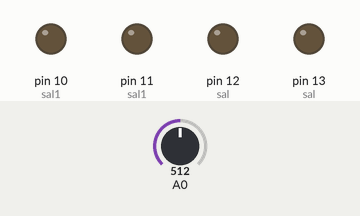
This sketch was run on a simulated Arduino Uno, built with avr-gcc and run on an emulated ATmega328P. Parts: output pins drawn as LEDs (lit = HIGH). The test bench sets the inputs (shaded band); at power-on: A0 = 512. What the sketch prints to the serial monitor is not drawn.

Above: at 5.2 s.
5.3 s: A0 set to 716
At 6.5 s:
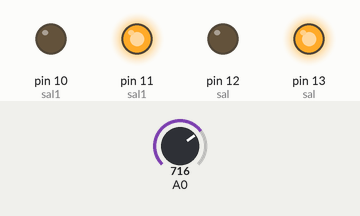
6.8 s: A0 set to 538
9.8 s: A0 set to 521
11.5 s: A0 set to 511
At 12.2 s:
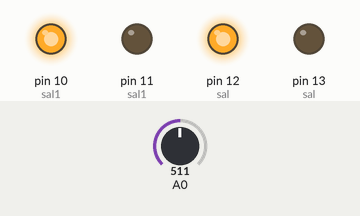
16.1 s: A0 set to 900
At 17.3 s:
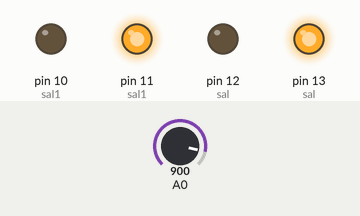
Timing chart, 0 to 19.1 s (numbered marks = the images above; inputs shaded):
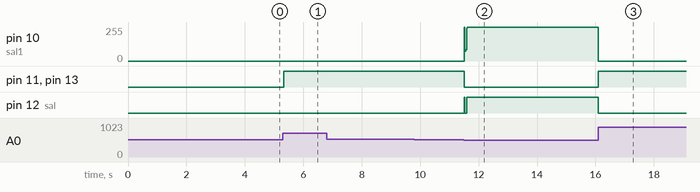

Measured:
- after the input at 5.3 s, pin 11 (sal1), pin 13 (sal): LOW → HIGH at once
- after the input at 6.8 s, every drawn part: stays the same
- after the input at 9.8 s, every drawn part: stays the same
- after the input at 11.5 s, pin 10 (sal1): 0/255 → 255/255 at once; pin 11 (sal1), pin 13 (sal): HIGH → LOW at once; pin 12 (sal): LOW → HIGH at once, → LOW 0.02 s later, → HIGH 0.07 s later
- after the input at 16.1 s, pin 10 (sal1): 255/255 → 0/255 at once; pin 11 (sal1), pin 13 (sal): LOW → HIGH at once; pin 12 (sal): HIGH → LOW at once

The sketch:

Pendulo_Invertido.ino
```cpp
#include <PID_v1.h>
double sp, setpoint, input, in, out, output;
int sal, val, sal1;
PID pendulo(&in, &out, &sp, 10.57, 8192, 0.01, DIRECT);

void setup() {
  delay(4000);
  setpoint = analogRead(0);
  sp = 0;
  Serial.begin(9600);
  Serial.println(sp);
  pendulo.SetSampleTime(20);
  pendulo.SetMode(AUTOMATIC);
  pendulo.SetOutputLimits(-255, 255);
}
void loop() {
  input = analogRead(0);
  val = setpoint-input;
  in  = val;
  pendulo.Compute();
  if (abs(val) > 0){
    if (val > 0){
      sal = 12;
      sal1 = 10;
      digitalWrite(13, LOW);
      digitalWrite(11, LOW);
    }else{
      sal = 13;
      sal1 = 11;
      digitalWrite(12, LOW);
      digitalWrite(10, LOW);
    }
    output = abs(out);
    analogWrite(sal, output);
    analogWrite(sal1, output);
  }else{
    digitalWrite(13, LOW);
    digitalWrite(12, LOW);
    digitalWrite(11, LOW);
    digitalWrite(10, LOW);
  }
  Serial.print(setpoint);
  Serial.print(" ");
  Serial.print(in);
  Serial.print(" ");
  Serial.print(output);
}
```
